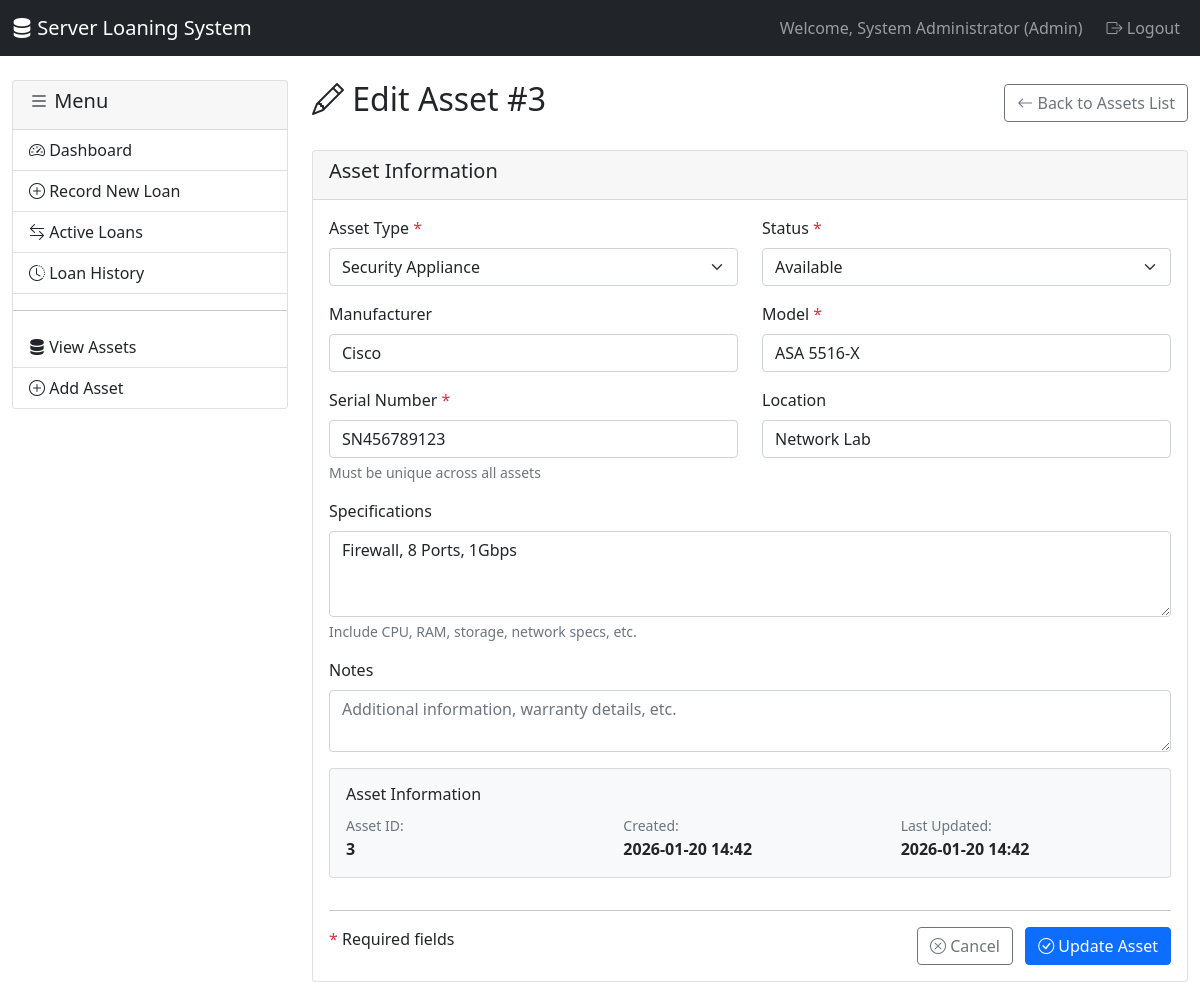
Page /admin/asset_edit.php?id=3 (signed in) on the committed database.
### tables this page shows
CREATE TABLE assets (
    asset_id INT AUTO_INCREMENT PRIMARY KEY,
    asset_type ENUM('Server', 'Security Appliance', 'Network Device', 'Other') NOT NULL,
    manufacturer VARCHAR(100),
    model VARCHAR(100) NOT NULL,
    serial_number VARCHAR(100) UNIQUE,
    specifications TEXT,
    status ENUM('Available', 'On Loan', 'Maintenance', 'Retired') DEFAULT 'Available',
    location VARCHAR(200),
    notes TEXT,
    created_at TIMESTAMP DEFAULT CURRENT_TIMESTAMP,
    updated_at TIMESTAMP DEFAULT CURRENT_TIMESTAMP ON UPDATE CURRENT_TIMESTAMP
);

### auth/check_auth.php (called while the page is built, shortened)
<?php
function getCurrentUserName() {
    return isset($_SESSION['full_name']) ? $_SESSION['full_name'] : $_SESSION['username'];
}
?>

### admin/asset_edit.php (the view, shortened to what this page needs)
<?php
require_once '../auth/check_auth.php';
require_once '../config/db_config.php';
$asset_id = (int)$_GET['id'];
$stmt = $conn->prepare("SELECT * FROM assets WHERE asset_id = ?");
$stmt->bind_param("i", $asset_id);
$stmt->execute();
$result = $stmt->get_result();
$asset = $result->fetch_assoc();
?>
<!DOCTYPE html>
<html lang="en">
<head>
    <link href="https://cdn.jsdelivr.net/npm/bootstrap@5.1.3/dist/css/bootstrap.min.css" rel="stylesheet">
    <link href="https://cdn.jsdelivr.net/npm/bootstrap-icons@1.7.2/font/bootstrap-icons.css" rel="stylesheet">
</head>
<body>
    <nav class="navbar navbar-expand-lg navbar-dark bg-dark">
        <div class="container-fluid">
            <a class="navbar-brand" href="dashboard.php">
                <i class="bi bi-server"></i> Server Loaning System
            </a>
            <div class="navbar-nav ms-auto">
                <span class="navbar-text me-3">
                    Welcome, <?php echo getCurrentUserName(); ?> (Admin)
                </span>
                <a class="nav-link" href="../auth/logout.php">
                    <i class="bi bi-box-arrow-right"></i> Logout
                </a>
            </div>
        </div>
    </nav>
    <div class="container-fluid mt-4">
        <div class="row">
            <div class="col-md-3">
                <div class="card">
                    <div class="card-header">
                        <h5><i class="bi bi-list"></i> Menu</h5>
                    </div>
                    <div class="list-group list-group-flush">
                        <a href="dashboard.php" class="list-group-item list-group-item-action">
                            <i class="bi bi-speedometer2"></i> Dashboard
                        </a>
                        <a href="loan_record.php" class="list-group-item list-group-item-action">
                            <i class="bi bi-plus-circle"></i> Record New Loan
                        </a>
                        <a href="loans_active.php" class="list-group-item list-group-item-action">
                            <i class="bi bi-arrow-left-right"></i> Active Loans
                        </a>
                        <a href="loans_history.php" class="list-group-item list-group-item-action">
                            <i class="bi bi-clock-history"></i> Loan History
                        </a>
                        <hr>
                        <a href="assets_list.php" class="list-group-item list-group-item-action">
                            <i class="bi bi-server"></i> View Assets
                        </a>
                        <a href="asset_add.php" class="list-group-item list-group-item-action">
                            <i class="bi bi-plus-circle"></i> Add Asset
                        </a>
                    </div>
                </div>
            </div>
            <div class="col-md-9">
                <div class="d-flex justify-content-between align-items-center mb-4">
                    <h2><i class="bi bi-pencil"></i> Edit Asset #<?php echo $asset['asset_id']; ?></h2>
                    <a href="assets_list.php" class="btn btn-outline-secondary">
                        <i class="bi bi-arrow-left"></i> Back to Assets List
                    </a>
                </div>
                <div class="card">
                    <div class="card-header">
                        <h5><i class="bi bi-form"></i> Asset Information</h5>
                    </div>
                    <div class="card-body">
                        <form method="POST" action="">
                            <div class="row">
                                <div class="col-md-6 mb-3">
                                    <label for="asset_type" class="form-label">Asset Type <span class="text-danger">*</span></label>
                                    <select class="form-select" id="asset_type" name="asset_type" required>
                                        <option value="Security Appliance" <?php echo $asset['asset_type'] === 'Security Appliance' ? 'selected' : ''; ?>>Security Appliance</option>
                                    </select>
                                </div>
                                <div class="col-md-6 mb-3">
                                    <label for="status" class="form-label">Status <span class="text-danger">*</span></label>
                                    <select class="form-select" id="status" name="status" required>
                                        <option value="Available" <?php echo $asset['status'] === 'Available' ? 'selected' : ''; ?>>Available</option>
                                    </select>
                                </div>
                                <div class="col-md-6 mb-3">
                                    <label for="manufacturer" class="form-label">Manufacturer</label>
                                    <input type="text" class="form-control" id="manufacturer" name="manufacturer"
                                           placeholder="e.g., Dell, HP, Cisco"
                                           value="<?php echo htmlspecialchars($asset['manufacturer'] ?? ''); ?>">
                                </div>
                                <div class="col-md-6 mb-3">
                                    <label for="model" class="form-label">Model <span class="text-danger">*</span></label>
                                    <input type="text" class="form-control" id="model" name="model"
                                           placeholder="e.g., PowerEdge R740, ASA 5516-X"
                                           value="<?php echo htmlspecialchars($asset['model'] ?? ''); ?>" required>
                                </div>
                                <div class="col-md-6 mb-3">
                                    <label for="serial_number" class="form-label">Serial Number <span class="text-danger">*</span></label>
                                    <input type="text" class="form-control" id="serial_number" name="serial_number"
                                           placeholder="Unique serial number"
                                           value="<?php echo htmlspecialchars($asset['serial_number'] ?? ''); ?>" required>
                                    <div class="form-text">Must be unique across all assets</div>
                                </div>
                                <div class="col-md-6 mb-3">
                                    <label for="location" class="form-label">Location</label>
                                    <input type="text" class="form-control" id="location" name="location"
                                           placeholder="e.g., Server Room A, Storage Room"
                                           value="<?php echo htmlspecialchars($asset['location'] ?? ''); ?>">
                                </div>
                                <div class="col-md-12 mb-3">
                                    <label for="specifications" class="form-label">Specifications</label>
                                    <textarea class="form-control" id="specifications" name="specifications" rows="3"
                                              placeholder="e.g., Intel Xeon, 64GB RAM, 2TB SSD, 10Gbps NIC"><?php echo htmlspecialchars($asset['specifications'] ?? ''); ?></textarea>
                                    <div class="form-text">Include CPU, RAM, storage, network specs, etc.</div>
                                </div>
                                <div class="col-md-12 mb-3">
                                    <label for="notes" class="form-label">Notes</label>
                                    <textarea class="form-control" id="notes" name="notes" rows="2"
                                              placeholder="Additional information, warranty details, etc."><?php echo htmlspecialchars($asset['notes'] ?? ''); ?></textarea>
                                </div>
                            </div>
                            <div class="row">
                                <div class="col-12">
                                    <div class="card bg-light">
                                        <div class="card-body">
                                            <h6>Asset Information</h6>
                                            <div class="row">
                                                <div class="col-md-4">
                                                    <small class="text-muted">Asset ID:</small><br>
                                                    <strong><?php echo $asset['asset_id']; ?></strong>
                                                </div>
                                                <div class="col-md-4">
                                                    <small class="text-muted">Created:</small><br>
                                                    <strong><?php echo date('Y-m-d H:i', strtotime($asset['created_at'])); ?></strong>
                                                </div>
                                                <div class="col-md-4">
                                                    <small class="text-muted">Last Updated:</small><br>
                                                    <strong><?php echo date('Y-m-d H:i', strtotime($asset['updated_at'])); ?></strong>
                                                </div>
                                            </div>
                                        </div>
                                    </div>
                                </div>
                            </div>
                            <div class="row mt-3">
                                <div class="col-12">
                                    <hr>
                                    <div class="d-flex justify-content-between">
                                        <div>
                                            <span class="text-danger">*</span> Required fields
                                        </div>
                                        <div>
                                            <a href="assets_list.php" class="btn btn-outline-secondary me-2">
                                                <i class="bi bi-x-circle"></i> Cancel
                                            </a>
                                            <button type="submit" class="btn btn-primary">
                                                <i class="bi bi-check-circle"></i> Update Asset
                                            </button>
                                        </div>
                                    </div>
                                </div>
                            </div>
                        </form>
                    </div>
                </div>
            </div>
        </div>
    </div>
</body>
</html>

### rows in the picture
assets: asset_id "3", asset_type "Security Appliance", status "Available", manufacturer "Cisco", model "ASA 5516-X", serial_number "SN456789123", location "Network Lab", specifications "Firewall, 8 Ports, 1Gbps", created_at "2026-01-20 14:42", updated_at "2026-01-20 14:42"

### other values in the picture
getCurrentUserName() "System Administrator"
